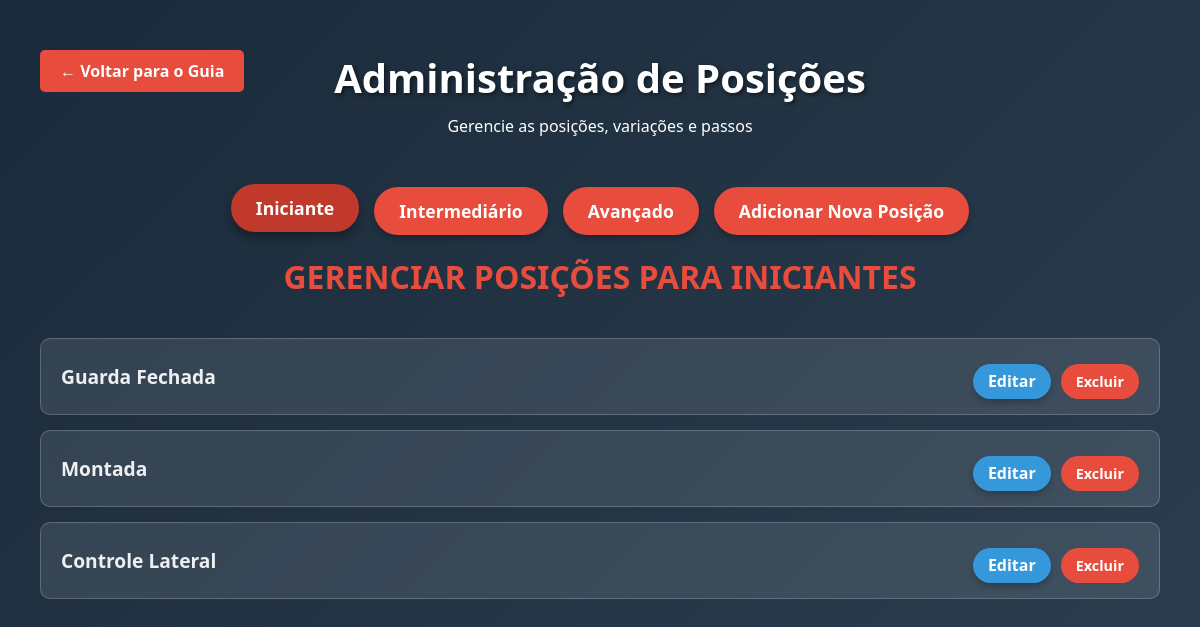
The page /admin on the database as committed earlier.
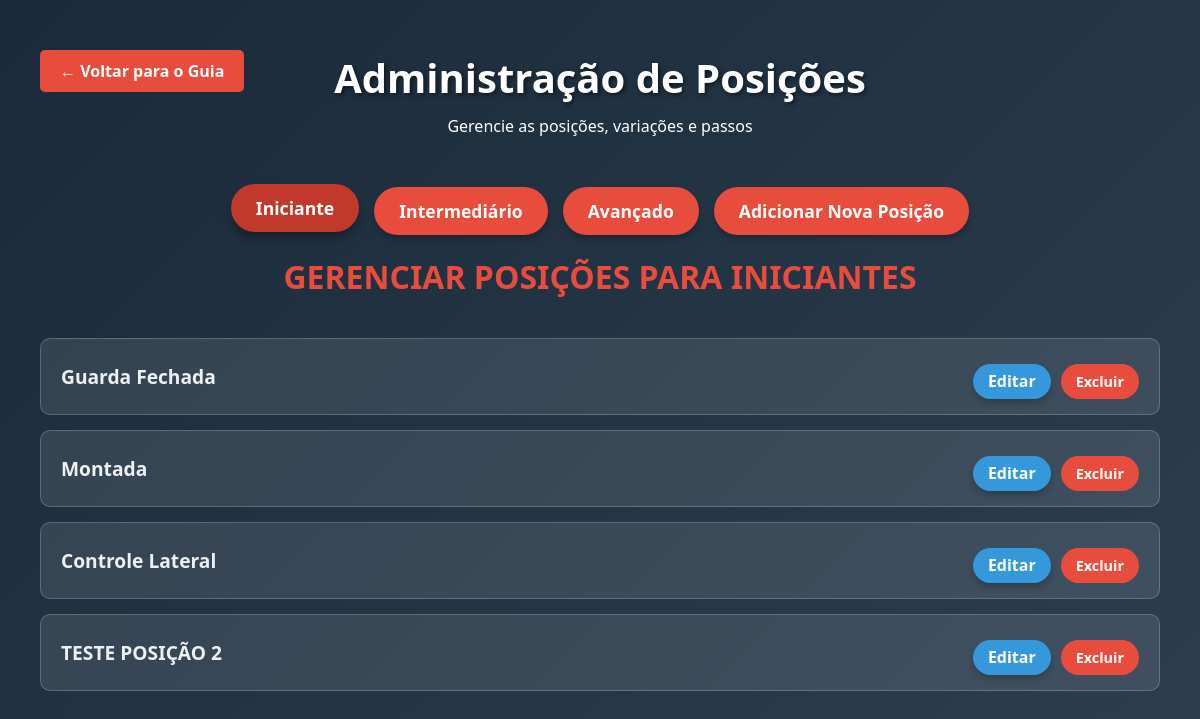
The same page on the database as committed later.
### models/guia.py (models this page shows, shortened)
class Position(db.Model):
    __tablename__ = 'positions'
    id = db.Column(db.Integer, primary_key=True)
    name = db.Column(db.String(100), nullable=False)
    description = db.Column(db.Text, nullable=False)
    image = db.Column(db.String(100), nullable=True) # A imagem da posição
    level = db.Column(db.String(50), nullable=False)
    variations = db.relationship('Variation', backref='position', lazy=True, cascade="all, delete-orphan")

### controllers/controller.py (the view)
def admin_bjj():
    positions = Position.query.filter_by(level='beginner').all()
    return render_template('adm/admin.html', positions=positions)

### view/adm/admin.html (shortened to what this page needs)
{% extends 'templates/base.html' %}
    {% block conteudo %}
    <header>
        <div>
            <a href="{{ url_for('guiabjj_route') }}" class="back-button" style="display: block; text-decoration: none;">← Voltar para o Guia</a>
        </div>
        <h1>Administração de Posições</h1>
        <p>Gerencie as posições, variações e passos</p>
    </header>
    <div class="controls admin-controls">
        <a href="{{ url_for('admin_route') }}" class="level-btn active">Iniciante</a>
        <a href="{{ url_for('interadm_route') }}" class="level-btn">Intermediário</a>
        <a href="{{ url_for('avancadm_route') }}" class="level-btn">Avançado</a>
        <a href="{{ url_for('add_position_beginner') }}" class="add-position-btn">Adicionar Nova Posição</a>
    </div>
    <div id="admin-content-container">
        <h2 class="level-header">Gerenciar Posições para Iniciantes</h2>
        <div class="admin-list">
            {% for position in positions %}
            <div class="admin-position-item">
                <span>{{ position.name }}</span>
                <div class="admin-position-actions">
                    <a class="action-btn edit-btn" href="{{ url_for('edit_position_beginner', position_id=position.id) }}" >Editar</a>
                     <form action="{{ url_for('delete_position_beginner', position_id=position.id) }}" method="post" onsubmit="return confirm('Tem certeza que deseja excluir esta posição?');" >
                        <button class="action-btn delete-btn" type="submit" >Excluir</button>
                    </form>
                </div>
            </div>
            {% endfor %}
        </div>
    </div>
{% endblock %}

Rows that differ between the two databases and show on the page:
added Position: name "TESTE POSIÇÃO 2"
